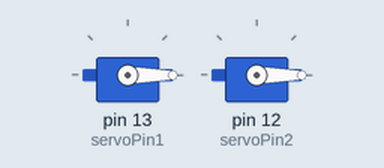
The sketch below on a simulated Arduino Uno, built with avr-gcc and run on an emulated ATmega328P. On the bench: 2 × servo.

Above: at 0.05 s.
Timing chart, 0 to 3.0 s (numbered marks = the images above):
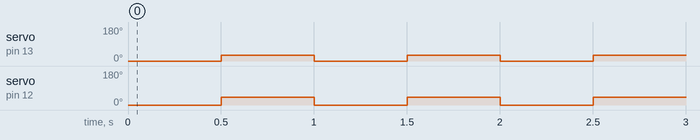

Measured:
- by itself, servo on pin 13 (servoPin1): alternates 30° for 0.50 s and 0° for 0.50 s
- by itself, servo on pin 12 (servoPin2): alternates 40° for 0.50 s and 0° for 0.50 s

The sketch:

servo-leg-control.ino
```cpp
// Include the Servo library
#include <Servo.h>
// Declare the Servo pin
int servoPin1 = 13;
int servoPin2 = 12;
// Create a servo object
Servo Servo1;
Servo Servo2;
void setup() {
   // We need to attach the servo to the used pin number
   Servo1.attach(servoPin1);
   Servo2.attach(servoPin2);
}
void loop(){
   // Make servo go to 0 degrees
    Servo1.write(0);
   Servo2.write(0);
   delay(500);
   Servo1.write(30);
   Servo2.write(40);
   delay(500);
   // Make servo go to 90 degrees
   //Servo1.write(0   delay(500);
   Servo1.write(0);
   Servo2.write(0);
   delay(500);
    Servo1.write(30);
   Servo2.write(40);
   delay(500);
}
```
